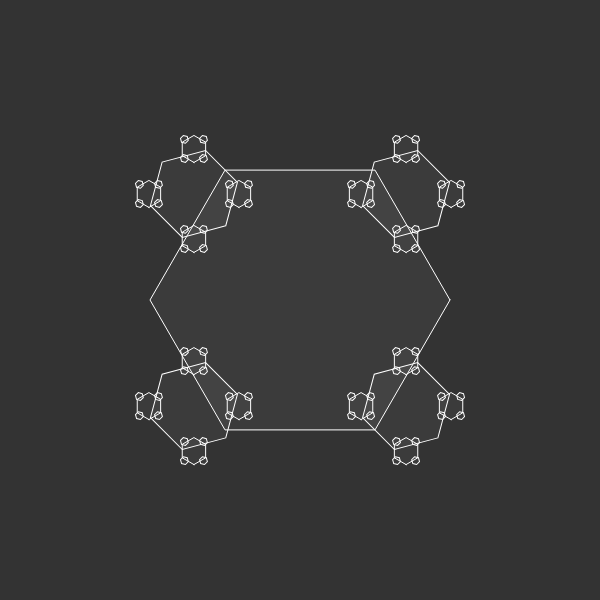
Frame 1 (no input)
Frame 60 (no input): identical to frame 1, image omitted
Frame 120 (the mouse pressed at the canvas centre since frame 60): identical to frame 1, image omitted

The p5.js sketch that drew this single still picture (run headless with seeded random() and noise() and a simulated clock; from frame 60 on, the mouse is pressed at the canvas centre):

// p5.js sketch
// ── sketch.js
var scaleFactor = 0.5;
var alphaValue = 10;
var scaleSlider;
var alphaSlider;

function setup() {
  createCanvas(600, 600);
  scaleSlider = createSlider(0.3, 0.8, 0.3, 0.01);
  alphaSlider = createSlider(0, 255, 10, 1);

}

function draw() {
  background(51);
  // angle = slider.value();
  stroke(255);
  // translate(200, height);
  // branch(100);
  polygon(width/2, height/2, 150, 6);

}

function polygon(x, y, radius, npoints) {
  var angle = TWO_PI/npoints;

  // Draw initial shape
  // Using scaleFactor to determine radius size of generations
  scaleFactor = scaleSlider.value();
  alphaValue = alphaSlider.value()
  fill(255, alphaValue);

  beginShape();
    for (var a = 0; a < TWO_PI; a += angle) {
      var sx = x + cos(a) * radius;
      var sy = y + sin(a) * radius;
      vertex(sx, sy);
    }
  endShape(CLOSE);

  // Draw recursive shapes
  // with an exit condition!
  if (radius > 10) {
    push();
      translate(x, y);
      rotate(PI/4);
      polygon(radius, 0, radius * scaleFactor, npoints);
      polygon(0, radius, radius * scaleFactor, npoints);
      polygon(0, -radius, radius * scaleFactor, npoints);
      polygon(-radius, 0, radius * scaleFactor, npoints);
    pop();
  }

}

function branch(len) {
  line(0, 0, 0, -len);
  translate(0, -len);
  if (len > 4) {
    push();
    rotate(angle);
    branch(len * 0.67);
    pop();
    push();
    rotate(-angle);
    branch(len * 0.67);
    pop();
  }

  //line(0, 0, 0, -len * 0.67);
}
